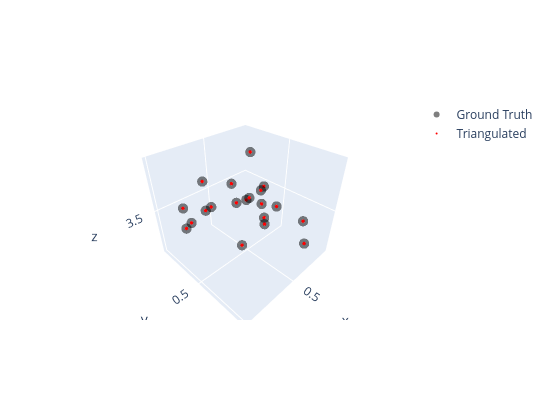

The cell this chart's notebook holds for it:
### Code cell
fig = go.Figure(layout=dict(height=400, width=550))
fig.add_trace(go.Scatter3d(x=X_eucl[0,:], y=X_eucl[1,:], z=X_eucl[2,:], mode='markers', marker=dict(size=6, color="black", opacity=0.5), name='Ground Truth'))
fig.add_trace(go.Scatter3d(x=X_eucl_pred[0,:], y=X_eucl_pred[1,:], z=X_eucl_pred[2,:], mode='markers', marker=dict(size=2, color="red", opacity=1), name='Triangulated'))
fig.show()

### Figure 1 — Plotly figure (JSON) as saved in the notebook; plotly's stock layout.template omitted (floating-point values rounded to 4 significant figures)
{"data": [{"marker": {"color": "black", "opacity": 0.5, "size": 6}, "mode": "markers", "name": "Ground Truth", "type": "scatter3d", "x": [0.6578, 0.5077, 0.5648, 0.07147, 0.9093, 0.1951, 0.8849, 0.8405, 0.08745, 0.8272, 0.6208, 0.8948, 0.06207, 0.5824, 0.3384, 0.9952, 0.7492, 0.2079, 0.1128, 0.4414], "y": [0.808, 0.03679, 0.3925, 0.2887, 0.243, 0.8206, 0.4883, 0.8432, 0.1237, 0.1915, 0.7707, 0.4979, 0.04993, 0.5176, 0.1967, 0.3953, 0.9615, 0.3887, 0.8188, 0.576], "z": [3.619, 3.305, 3.717, 3.449, 3.401, 3.398, 3.68, 3.921, 3.743, 3.382, 3.632, 3.907, 3.184, 3.194, 3.347, 3.707, 3.878, 3.365, 3.103, 3.685]}, {"marker": {"color": "red", "opacity": 1, "size": 2}, "mode": "markers", "name": "Triangulated", "type": "scatter3d", "x": [0.6578, 0.5077, 0.5648, 0.07147, 0.9093, 0.1951, 0.8849, 0.8405, 0.08745, 0.8272, 0.6208, 0.8948, 0.06207, 0.5824, 0.3384, 0.9952, 0.7492, 0.2079, 0.1128, 0.4414], "y": [0.808, 0.03679, 0.3925, 0.2887, 0.243, 0.8206, 0.4883, 0.8432, 0.1237, 0.1915, 0.7707, 0.4979, 0.04993, 0.5176, 0.1967, 0.3953, 0.9615, 0.3887, 0.8188, 0.576], "z": [3.619, 3.305, 3.717, 3.449, 3.401, 3.398, 3.68, 3.921, 3.743, 3.382, 3.632, 3.907, 3.184, 3.194, 3.347, 3.707, 3.878, 3.365, 3.103, 3.685]}], "layout": {"height": 400, "width": 550}}
